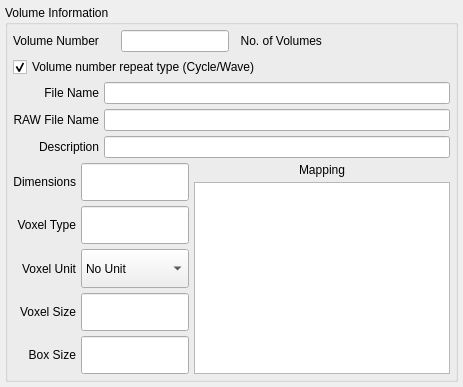
     <widget class="QWidget" name="tab">
      <attribute name="title">
       <string>Tab 4</string>
      </attribute>
      <layout class="QVBoxLayout" name="verticalLayout_6">
       <property name="spacing">
        <number>5</number>
       </property>
       <property name="margin">
        <number>5</number>
       </property>
       <item>
        <widget class="QGroupBox" name="groupBox_4">
         <property name="title">
          <string>Volume Information</string>
         </property>
         <layout class="QVBoxLayout" name="verticalLayout_5">
          <property name="spacing">
           <number>5</number>
          </property>
          <property name="margin">
           <number>5</number>
          </property>
          <item>
           <layout class="QHBoxLayout">
            <item>
             <layout class="QHBoxLayout">
              <item>
               <widget class="QLabel" name="label_36">
                <property name="text">
                 <string>Volume Number</string>
                </property>
               </widget>
              </item>
              <item>
               <widget class="QLineEdit" name="m_volnum_4">
                <property name="sizePolicy">
                 <sizepolicy hsizetype="Minimum" vsizetype="MinimumExpanding">
                  <horstretch>0</horstretch>
                  <verstretch>0</verstretch>
                 </sizepolicy>
                </property>
               </widget>
              </item>
             </layout>
            </item>
            <item>
             <widget class="QLabel" name="m_maxVolumes_4">
              <property name="text">
               <string>  No. of Volumes</string>
              </property>
             </widget>
            </item>
           </layout>
          </item>
          <item>
           <widget class="QCheckBox" name="m_repeatType_4">
            <property name="text">
             <string>Volume number repeat type (Cycle/Wave)</string>
            </property>
            <property name="checked">
             <bool>true</bool>
            </property>
           </widget>
          </item>
          <item>
           <layout class="QHBoxLayout">
            <item>
             <layout class="QVBoxLayout">
              <item>
               <widget class="QLabel" name="label_28">
                <property name="text">
                 <string>File Name</string>
                </property>
                <property name="alignment">
                 <set>Qt::AlignRight|Qt::AlignTrailing|Qt::AlignVCenter</set>
                </property>
               </widget>
              </item>
              <item>
               <widget class="QLabel" name="label_29">
                <property name="text">
                 <string>RAW File Name</string>
                </property>
                <property name="alignment">
                 <set>Qt::AlignRight|Qt::AlignTrailing|Qt::AlignVCenter</set>
                </property>
               </widget>
              </item>
              <item>
               <widget class="QLabel" name="label_30">
                <property name="text">
                 <string>Description</string>
                </property>
                <property name="alignment">
                 <set>Qt::AlignRight|Qt::AlignTrailing|Qt::AlignVCenter</set>
                </property>
               </widget>
              </item>
             </layout>
            </item>
            <item>
             <layout class="QVBoxLayout">
              <item>
               <widget class="QLineEdit" name="m_pvlFile_4">
                <property name="sizePolicy">
                 <sizepolicy hsizetype="Expanding" vsizetype="MinimumExpanding">
                  <horstretch>0</horstretch>
                  <verstretch>0</verstretch>
                 </sizepolicy>
                </property>
               </widget>
              </item>
              <item>
               <widget class="QLineEdit" name="m_rawFile_4">
                <property name="sizePolicy">
                 <sizepolicy hsizetype="Expanding" vsizetype="MinimumExpanding">
                  <horstretch>0</horstretch>
                  <verstretch>0</verstretch>
                 </sizepolicy>
                </property>
               </widget>
              </item>
              <item>
               <widget class="QLineEdit" name="m_description_4">
                <property name="sizePolicy">
                 <sizepolicy hsizetype="Expanding" vsizetype="MinimumExpanding">
                  <horstretch>0</horstretch>
                  <verstretch>0</verstretch>
                 </sizepolicy>
                </property>
               </widget>
              </item>
             </layout>
            </item>
           </layout>
          </item>
          <item>
           <layout class="QHBoxLayout">
            <item>
             <layout class="QHBoxLayout">
              <item>
               <layout class="QVBoxLayout">
                <item>
                 <widget class="QLabel" name="label_31">
                  
                  <property name="text">
                   <string>Dimensions</string>
                  </property>
                  <property name="alignment">
                   <set>Qt::AlignRight|Qt::AlignTrailing|Qt::AlignVCenter</set>
                  </property>
                 </widget>
                </item>
                <item>
                 <widget class="QLabel" name="label_32">
                  
                  <property name="text">
                   <string>Voxel Type</string>
                  </property>
                  <property name="alignment">
                   <set>Qt::AlignRight|Qt::AlignTrailing|Qt::AlignVCenter</set>
                  </property>
                 </widget>
                </item>
                <item>
                 <widget class="QLabel" name="label_33">
                  
                  <property name="text">
                   <string>Voxel Unit</string>
                  </property>
                  <property name="alignment">
                   <set>Qt::AlignRight|Qt::AlignTrailing|Qt::AlignVCenter</set>
                  </property>
                 </widget>
                </item>
                <item>
                 <widget class="QLabel" name="label_34">
                  
                  <property name="text">
                   <string>Voxel Size</string>
                  </property>
                  <property name="alignment">
                   <set>Qt::AlignRight|Qt::AlignTrailing|Qt::AlignVCenter</set>
                  </property>
                 </widget>
                </item>
                <item>
                 <widget class="QLabel" name="label_37">
                  
                  <property name="text">
                   <string>Box Size</string>
                  </property>
                  <property name="alignment">
                   <set>Qt::AlignRight|Qt::AlignTrailing|Qt::AlignVCenter</set>
                  </property>
                 </widget>
                </item>
               </layout>
              </item>
              <item>
               <layout class="QVBoxLayout">
                <item>
                 <widget class="QLineEdit" name="m_dimensions_4">
                  <property name="sizePolicy">
                   <sizepolicy hsizetype="Expanding" vsizetype="MinimumExpanding">
                    <horstretch>0</horstretch>
                    <verstretch>0</verstretch>
                   </sizepolicy>
                  </property>
                 </widget>
                </item>
                <item>
                 <widget class="QLineEdit" name="m_voxelType_4">
                  <property name="sizePolicy">
                   <sizepolicy hsizetype="Expanding" vsizetype="MinimumExpanding">
                    <horstretch>0</horstretch>
                    <verstretch>0</verstretch>
                   </sizepolicy>
                  </property>
                 </widget>
                </item>
                <item>
                 <widget class="QComboBox" name="m_voxelUnit_4">
                  <property name="sizePolicy">
                   <sizepolicy hsizetype="Preferred" vsizetype="MinimumExpanding">
                    <horstretch>0</horstretch>
                    <verstretch>0</verstretch>
                   </sizepolicy>
                  </property>
                  <item>
                   <property name="text">
                    <string>No Unit</string>
                   </property>
                  </item>
                  <item>
                   <property name="text">
                    <string>Angstrom</string>
                   </property>
                  </item>
                  <item>
                   <property name="text">
                    <string>Nanometer</string>
                   </property>
                  </item>
                  <item>
                   <property name="text">
                    <string>Micron</string>
                   </property>
                  </item>
                  <item>
                   <property name="text">
                    <string>Millimeter</string>
                   </property>
                  </item>
                  <item>
                   <property name="text">
                    <string>Centimeter</string>
                   </property>
                  </item>
                  <item>
                   <property name="text">
                    <string>Meter</string>
                   </property>
                  </item>
                  <item>
                   <property name="text">
                    <string>Kilometer</string>
                   </property>
                  </item>
                  <item>
                   <property name="text">
                    <string>Parsec</string>
                   </property>
                  </item>
                  <item>
                   <property name="text">
                    <string>Kiloparsec</string>
                   </property>
                  </item>
                 </widget>
                </item>
                <item>
                 <widget class="QLineEdit" name="m_voxelSize_4">
                  <property name="sizePolicy">
                   <sizepolicy hsizetype="Expanding" vsizetype="MinimumExpanding">
                    <horstretch>0</horstretch>
                    <verstretch>0</verstretch>
                   </sizepolicy>
                  </property>
                 </widget>
                </item>
                <item>
                 <widget class="QLineEdit" name="m_boxSize_4">
                  <property name="sizePolicy">
                   <sizepolicy hsizetype="Expanding" vsizetype="MinimumExpanding">
                    <horstretch>0</horstretch>
                    <verstretch>0</verstretch>
                   </sizepolicy>
                  </property>
                 </widget>
                </item>
               </layout>
              </item>
             </layout>
            </item>
            <item>
             <layout class="QVBoxLayout">
              <item>
               <widget class="QLabel" name="label_35">
                <property name="text">
                 <string>Mapping</string>
                </property>
                <property name="alignment">
                 <set>Qt::AlignCenter</set>
                </property>
               </widget>
              </item>
              <item>
               <widget class="QListWidget" name="m_mapping_4">
                <property name="sizePolicy">
                 <sizepolicy hsizetype="Fixed" vsizetype="Expanding">
                  <horstretch>0</horstretch>
                  <verstretch>0</verstretch>
                 </sizepolicy>
                </property>
                
                
               </widget>
              </item>
             </layout>
            </item>
           </layout>
          </item>
         </layout>
        </widget>
       </item>
      </layout>
     </widget>
